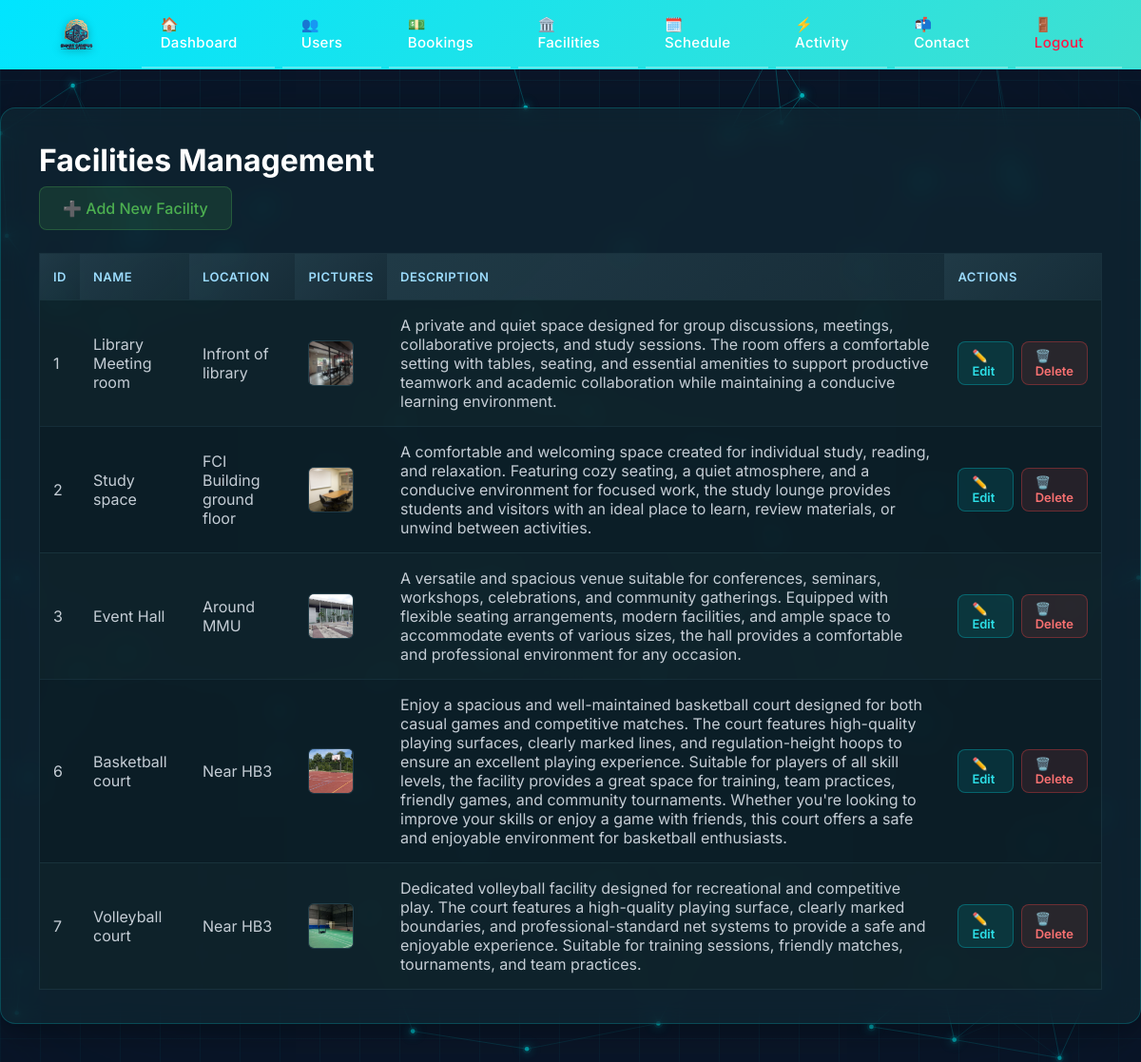
Page /admin/facilities (signed in) on the committed database.
### tables this page shows
CREATE TABLE facilities (
        id INTEGER PRIMARY KEY AUTOINCREMENT,
        name TEXT,
        location TEXT,
        description TEXT,
        image_filenames TEXT DEFAULT ''
    , category TEXT DEFAULT 'others', capacity INTEGER DEFAULT 0, view_360_filename TEXT DEFAULT '');

### app.py (the view)
@app.route("/admin/facilities")
def admin_facilities():
    guard = require_admin()
    if guard: return guard
    conn = get_db()
    facilities = conn.execute("SELECT * FROM facilities").fetchall()
    conn.close()
    return render_template("admin_facilities.html", facilities=facilities)

### app.py (called while the page is built)
def get_db():
    conn = sqlite3.connect("database.db")
    conn.row_factory = sqlite3.Row
    return conn

def require_admin():
    if "user_id" not in session:
        flash("Please log in as admin.")
        return redirect('/admin-login')
    if session.get("role") != "admin":
        session.clear()
        session.modified = True
        flash("Access denied. Please log in as admin.")
        return redirect('/admin-login')
    return None

### smart campus/templates/admin_facilities.html
<!DOCTYPE html>
{% extends "base.html" %}
{% block content %}
<h1>Facilities Management</h1>
<a href="/admin/add-facility" style="display: inline-block; padding: 12px 24px; background: rgba(76,175,80,0.15); color: #4caf50; text-decoration: none; border-radius: 8px; border: 1px solid rgba(76,175,80,0.3); font-weight: 500; margin-bottom: 24px;">
    ➕ Add New Facility
</a>
<table>
    <tr>
        <th>ID</th>
        <th>Name</th>
        <th>Location</th>
        <th>Pictures</th>
        <th>Description</th>
        <th>Actions</th>
    </tr>
    {% for facility in facilities %}
    <tr>
        <td>{{ facility.id }}</td>
        <td>{{ facility.name }}</td>
        <td>{{ facility.location }}</td>
        <td>
            {% set imgs = (facility.image_filenames or '').split(',') if facility.image_filenames else [] %}
            {% if imgs and imgs[0] %}
                <div style="display:flex; gap:8px; flex-wrap:wrap; max-width: 260px;">
                    {% for img in imgs[:3] %}
                        <img src="{{ url_for('static', filename='facility_uploads/' ~ img) }}" alt="{{ facility.name }}" style="width:48px; height:48px; object-fit:cover; border-radius:6px; border:1px solid rgba(156,220,254,0.15);" />
                    {% endfor %}
                </div>
            {% else %}
                <span style="color:#6b7a8a;">No image</span>
            {% endif %}
        </td>
        <td>{{ facility.description }}</td>
        <td>
            <div style="display:flex; gap:8px; align-items:center;">
                <a href="/admin/edit-facility/{{ facility.id }}"
                   style="display:inline-flex; align-items:center; gap:6px;
                          padding:6px 14px; border-radius:8px;
                          background:rgba(0,196,204,0.12); border:1px solid rgba(0,196,204,0.35);
                          color:#2de0e8; text-decoration:none; font-size:13px; font-weight:600;
                          transition:background 0.2s, border-color 0.2s;"
                   onmouseover="this.style.background='rgba(0,196,204,0.25)';this.style.borderColor='rgba(0,196,204,0.6)'"
                   onmouseout="this.style.background='rgba(0,196,204,0.12)';this.style.borderColor='rgba(0,196,204,0.35)'">
                    ✏️ Edit
                </a>
                <a href="/admin/delete-facility/{{ facility.id }}"
                   onclick="return confirm('Delete this facility?')"
                   style="display:inline-flex; align-items:center; gap:6px;
                          padding:6px 14px; border-radius:8px;
                          background:rgba(239,68,68,0.12); border:1px solid rgba(239,68,68,0.35);
                          color:#f87171; text-decoration:none; font-size:13px; font-weight:600;
                          transition:background 0.2s, border-color 0.2s;"
                   onmouseover="this.style.background='rgba(239,68,68,0.25)';this.style.borderColor='rgba(239,68,68,0.6)'"
                   onmouseout="this.style.background='rgba(239,68,68,0.12)';this.style.borderColor='rgba(239,68,68,0.35)'">
                    🗑️ Delete
                </a>
            </div>
        </td>
    </tr>
    {% endfor %}
</table>
{% endblock %}

### static/admin.css (style rules this page uses)
* { margin: 0; padding: 0; box-sizing: border-box; }
body { font-family: 'Inter', sans-serif; background: radial-gradient(1200px 700px at 15% 15%, rgba(0, 196, 204, 0.22), rgba(0, 196, 204, 0) 60%), radial-gradient(1000px 600px at 85% 25%, rgba(45, 224, 232, 0.18), rgba(45, 224, 232, 0) 55%), radial-gradient(900px 600px at 50% 90%, rgba(0, 196, 204, 0.14), rgba(0, 196, 204, 0) 58%), linear-gradient(135deg, #0a1628 0%, #0a1628 35%, #112d36 70%, #1a3d4a 100%); background-attachment: fixed; color: #c5cdd5; min-height: 100vh; overflow-x: hidden; }
.container h1 { font-size: 32px; font-weight: 700; color: #ffffff; margin-bottom: 8px; }
table { width: 100%; border-collapse: separate; border-spacing: 0; background: rgba(10, 26, 32, 0.5); border: 1px solid rgba(156, 220, 254, 0.1); }
th { background: linear-gradient(135deg, rgba(156,220,254,0.15), rgba(156,220,254,0.08)); color: #9cdcfe; padding: 16px 14px; text-align: left; font-size: 13px; font-weight: 600; text-transform: uppercase; letter-spacing: 0.5px; white-space: nowrap; }
td { padding: 16px 14px; border-top: 1px solid rgba(156, 220, 254, 0.08); vertical-align: middle; }
tbody tr { transition: all 0.2s ease; }
tbody tr:nth-child(even) { background: rgba(156, 220, 254, 0.02); }

### rows in the picture
facilities: id "1", name "Library Meeting room", location "Infront of library", image_filenames (picture), description "A private and quiet space designed for group discussions, meetings, collaborative projects, and study sessions. The room offers a comfortable setting with tables, seating, and essential amenities to support productive teamwork and academic collaboration while maintaining a conducive learning environment."
facilities: id "2", name "Study space", location "FCI Building ground floor", image_filenames (picture), description "A comfortable and welcoming space created for individual study, reading, and relaxation. Featuring cozy seating, a quiet atmosphere, and a conducive environment for focused work, the study lounge provides students and visitors with an ideal place to learn, review materials, or unwind between activities."
facilities: id "3", name "Event Hall", location "Around MMU", image_filenames (picture), description "A versatile and spacious venue suitable for conferences, seminars, workshops, celebrations, and community gatherings. Equipped with flexible seating arrangements, modern facilities, and ample space to accommodate events of various sizes, the hall provides a comfortable and professional environment for any occasion."
facilities: id "6", name "Basketball court", location "Near HB3", image_filenames (picture), description "Enjoy a spacious and well-maintained basketball court designed for both casual games and competitive matches. The court features high-quality playing surfaces, clearly marked lines, and regulation-height hoops to ensure an excellent playing experience. Suitable for players of all skill levels, the facility provides a great space for training, team practices, friendly games, and community tournaments. Whether you're looking to improve your skills or enjoy a game with friends, this court offers a safe and enjoyable environment for basketball enthusiasts."
facilities: id "7", name "Volleyball court", location "Near HB3", image_filenames (picture), description "Dedicated volleyball facility designed for recreational and competitive play. The court features a high-quality playing surface, clearly marked boundaries, and professional-standard net systems to provide a safe and enjoyable experience. Suitable for training sessions, friendly matches, tournaments, and team practices."
